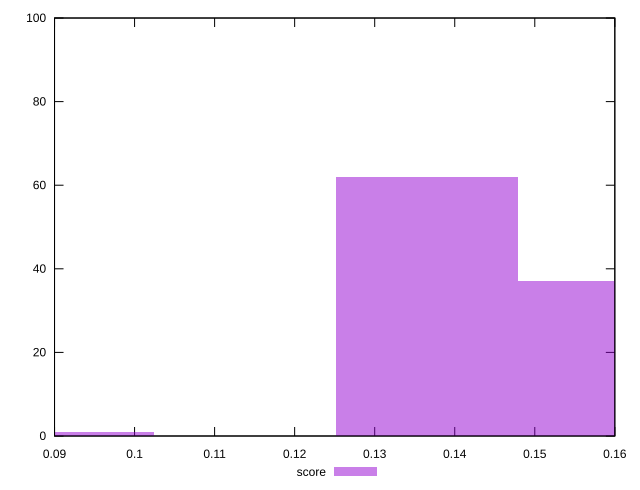

The gnuplot source for this figure:
reset

$score <<EOF
0.09104149837107034 1
0.1593226221493731 37
0.1365622475566055 62
EOF

set key outside below
set boxwidth 0.022760374592767585
set xrange [0.09:0.16]
set yrange [0:100]
set trange [0:100]
set style fill transparent solid 0.5 noborder
set terminal svg size 640, 490 enhanced background rgb 'white'
set output "reports/report_00032_2021-02-25T10-28-15.087Z/unused-javascript/samples/music/score/histogram.svg"

plot $score title "score" with boxes

reset
